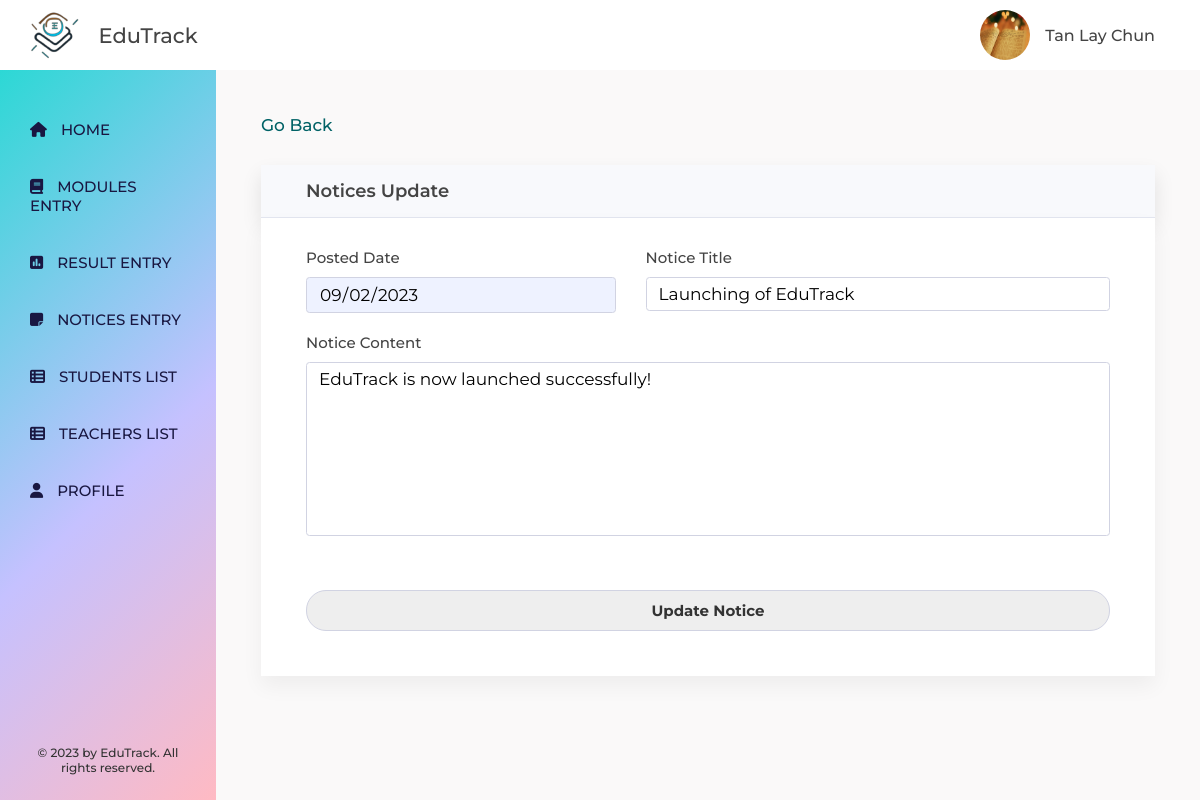
Page /teacher/update_notice.php?notice_id=1 (signed in) on the committed database.
### tables this page shows
CREATE TABLE `notices` (
  `notice_id` int(10) NOT NULL,
  `notice_date` date NOT NULL,
  `notice_title` varchar(255) NOT NULL,
  `notice_content` varchar(500) NOT NULL
);

### includes/functions.php (called while the page is built, shortened)
<?php
function escape($string) {
    global $connection;
    return mysqli_real_escape_string($connection, $string);
}
?>

### teacher/update_notice.php (the view, shortened to what this page needs)
<?php include "../includes/db.php"; ?>
<?php include "../includes/functions.php"; ?>
<?php
if(isset($_GET['notice_id'])) {
    $notice_id = escape($_GET['notice_id']);
}
$query = "SELECT * FROM notices WHERE notice_id='$notice_id'";
$notice_query = mysqli_query($connection, $query);
while ($row = mysqli_fetch_assoc($notice_query)) {
    $notice_title = $row['notice_title'];
    $notice_content = $row['notice_content'];
}
?>
<!DOCTYPE html>
<html lang="en">
    <head>
        <link
            rel="stylesheet"
            href="https://cdnjs.cloudflare.com/ajax/libs/font-awesome/6.4.0/css/all.min.css"
        />
        <link rel="stylesheet" href="../css/notice-both.css" />
    </head>
    <body>
        <div class="container">
            <?php include "../includes/header.php"; ?>
            <div class="dashboard">
                <?php include "../includes/teacher-sidebar.php"; ?>
                <main class="content">
                    <section class="notices">
                        <a href="javascript:history.back()" class="back-link">Go Back</a>
                        <h2 class="heading-secondary">Notices Update</h2>
                        <div class="notice__form-box">
                            <form class="notice-form" action="" method="post" autocomplete="off">
                                <div class="form-group">
                                    <div class="form-row form-row-1">
                                        <label for="notice_date" class="notice__form-label">Posted Date</label>
                                        <input
                                            type="date"
                                            name="notice_date"
                                            class="notice_date"
                                            id="notice_date"
                                            value="<?php echo date('Y-m-d');?>"
                                            readonly
                                            required
                                        />
                                    </div>
                                    <div class="form-row form-row-2">
                                        <label for="notice_title" class="notice__form-label">Notice Title</label>
                                        <input
                                            type="text"
                                            name="notice_title"
                                            class="notice_title"
                                            id="notice_title"
                                            value="<?php if (isset($notice_title)) {echo $notice_title; } ?>"
                                            required
                                        />
                                    </div>
                                </div>
                                <div class="form-row">
                                    <label for="notice_content" class="notice__form-label">Notice Content</label>
                                    <textarea
                                        rows="8"
                                        name="notice_content"
                                        class="notice_content"
                                        id="notice_content"
                                        required
                                    /><?php if (isset($notice_content)) {echo $notice_content; } ?></textarea>
                                </div>
                                <div class="form-row">
                                    <input
                                        type="submit"
                                        name="noticeoperation"
                                        class="notice-btn"
                                        value="Update Notice"
                                    />
                                </div>
                            </form>
                        </div>
                    </section>
                </main>
            </div>
        </div>
    </body>
</html>

### css/notice-both.css (style rules this page uses)
.heading-secondary { font-size: 1.8rem; font-weight: 600; background-color: #f8f9fc; border-bottom: 1px solid #e3e6f0; padding: 1.5rem 0 1.5rem 4.5rem; box-shadow: 0 1rem 2rem rgba(0, 0, 0, 0.1); }
.notice__form-box { padding: 3rem 4.5rem 4.5rem 4.5rem; margin-bottom: 5rem; background-color: #fff; box-shadow: 0 1rem 2rem rgba(0, 0, 0, 0.05); }
.form-row:not(:last-child) { margin-bottom: 2rem; }
.notice__form-label { font-size: 1.5rem; display: block; margin-bottom: 1rem; }
.notice__form-box .notice-form .form-group { display: flex; }
.notice__form-box .notice-form .form-group .form-row.form-row-1 { width: 40%; margin-right: 3rem; }
.notice__form-box .notice-form .form-group .form-row.form-row-2 { width: 60%; }
input, textarea { border: none; width: 100%; font-size: 1.7rem; font-family: inherit; color: #000000; padding: 0.6rem 1.2rem; border: 1px solid #d1d3e2; border-radius: 0.35rem; }
textarea { resize: none; }
.notice__form-box .notice-form .notice-btn { color: #333; font-size: 1.5rem; font-weight: 700; border-radius: 20px; background: #eee; width: 100%; cursor: pointer; transition: all 0.3s; margin-top: 3rem; padding: 1rem 0; }
input:read-only { background-color: #eef2ff; }
.back-link:link, .back-link:visited { color: #006266; display: block; font-size: 1.7rem; margin-bottom: 3rem; text-decoration: none; transition: all 0.3s; }

### rows in the picture
notices: notice_title "Launching of EduTrack", notice_content "EduTrack is now launched successfully!"

### other values in the picture
$_SESSION['user_full_name'] "Tan Lay Chun"
